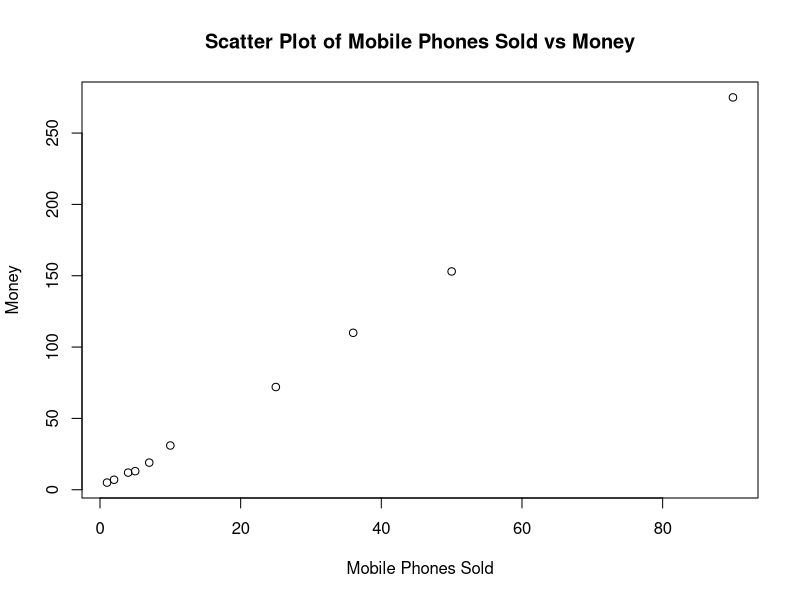

This chart was generated by the following R code:
x <- c(4, 1, 5, 7, 10, 2, 50, 25, 90, 36)
y <- c(12, 5, 13, 19, 31, 7, 153, 72, 275, 110)

plot(x, y, main = "Scatter Plot of Mobile Phones Sold vs Money", xlab = "Mobile Phones Sold", ylab = "Money")
